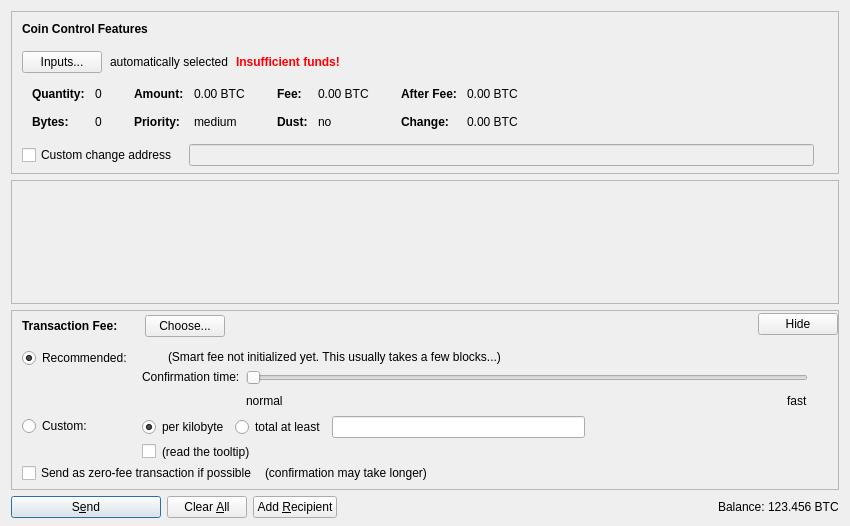
<?xml version="1.0" encoding="UTF-8"?>
<ui version="4.0">
 <class>SendCoinsDialog</class>
 <widget class="QDialog" name="SendCoinsDialog">
  <property name="geometry">
   <rect>
    <x>0</x>
    <y>0</y>
    <width>850</width>
    <height>526</height>
   </rect>
  </property>
  <property name="windowTitle">
   <string>Send Coins</string>
  </property>
  <layout class="QVBoxLayout" name="verticalLayout" stretch="0,1,0,0">
   <property name="bottomMargin">
    <number>8</number>
   </property>
   <item>
    <widget class="QFrame" name="frameCoinControl">
     <property name="sizePolicy">
      <sizepolicy hsizetype="Expanding" vsizetype="Expanding">
       <horstretch>0</horstretch>
       <verstretch>0</verstretch>
      </sizepolicy>
     </property>
     <property name="maximumSize">
      <size>
       <width>16777215</width>
       <height>16777215</height>
      </size>
     </property>
     <property name="frameShape">
      <enum>QFrame::StyledPanel</enum>
     </property>
     <property name="frameShadow">
      <enum>QFrame::Sunken</enum>
     </property>
     <layout class="QVBoxLayout" name="verticalLayoutCoinControl2">
      <property name="spacing">
       <number>0</number>
      </property>
      <property name="leftMargin">
       <number>0</number>
      </property>
      <property name="topMargin">
       <number>0</number>
      </property>
      <property name="rightMargin">
       <number>0</number>
      </property>
      <property name="bottomMargin">
       <number>6</number>
      </property>
      <item>
       <layout class="QVBoxLayout" name="verticalLayoutCoinControl" stretch="0,0,0,0,1">
        <property name="spacing">
         <number>0</number>
        </property>
        <property name="leftMargin">
         <number>10</number>
        </property>
        <property name="topMargin">
         <number>10</number>
        </property>
        <item>
         <layout class="QHBoxLayout" name="horizontalLayoutCoinControl1">
          <property name="bottomMargin">
           <number>15</number>
          </property>
          <item>
           <widget class="QLabel" name="labelCoinControlFeatures">
            <property name="sizePolicy">
             <sizepolicy hsizetype="Preferred" vsizetype="Maximum">
              <horstretch>0</horstretch>
              <verstretch>0</verstretch>
             </sizepolicy>
            </property>
            <property name="font">
             <font>
              <weight>75</weight>
              <bold>true</bold>
             </font>
            </property>
            <property name="styleSheet">
             <string notr="true">font-weight:bold;</string>
            </property>
            <property name="text">
             <string>Coin Control Features</string>
            </property>
           </widget>
          </item>
         </layout>
        </item>
        <item>
         <layout class="QHBoxLayout" name="horizontalLayoutCoinControl2" stretch="0,0,0,0">
          <property name="spacing">
           <number>8</number>
          </property>
          <property name="bottomMargin">
           <number>10</number>
          </property>
          <item>
           <widget class="QPushButton" name="pushButtonCoinControl">
            <property name="styleSheet">
             <string notr="true"/>
            </property>
            <property name="text">
             <string>Inputs...</string>
            </property>
            <property name="autoDefault">
             <bool>false</bool>
            </property>
           </widget>
          </item>
          <item>
           <widget class="QLabel" name="labelCoinControlAutomaticallySelected">
            <property name="text">
             <string>automatically selected</string>
            </property>
            <property name="margin">
             <number>5</number>
            </property>
           </widget>
          </item>
          <item>
           <widget class="QLabel" name="labelCoinControlInsuffFunds">
            <property name="font">
             <font>
              <weight>75</weight>
              <bold>true</bold>
             </font>
            </property>
            <property name="styleSheet">
             <string notr="true">color:red;font-weight:bold;</string>
            </property>
            <property name="text">
             <string>Insufficient funds!</string>
            </property>
            <property name="margin">
             <number>5</number>
            </property>
           </widget>
          </item>
          <item>
           <spacer name="horizontalSpacerCoinControl">
            <property name="orientation">
             <enum>Qt::Horizontal</enum>
            </property>
            <property name="sizeHint" stdset="0">
             <size>
              <width>40</width>
              <height>1</height>
             </size>
            </property>
           </spacer>
          </item>
         </layout>
        </item>
        <item>
         <widget class="QWidget" name="widgetCoinControl" native="true">
          <property name="sizePolicy">
           <sizepolicy hsizetype="Preferred" vsizetype="Preferred">
            <horstretch>0</horstretch>
            <verstretch>0</verstretch>
           </sizepolicy>
          </property>
          <property name="minimumSize">
           <size>
            <width>0</width>
            <height>0</height>
           </size>
          </property>
          <property name="styleSheet">
           <string notr="true"/>
          </property>
          <layout class="QHBoxLayout" name="horizontalLayoutCoinControl5">
           <property name="leftMargin">
            <number>0</number>
           </property>
           <property name="topMargin">
            <number>0</number>
           </property>
           <property name="rightMargin">
            <number>0</number>
           </property>
           <property name="bottomMargin">
            <number>0</number>
           </property>
           <item>
            <layout class="QHBoxLayout" name="horizontalLayoutCoinControl3" stretch="0,0,0,1">
             <property name="spacing">
              <number>20</number>
             </property>
             <property name="topMargin">
              <number>0</number>
             </property>
             <property name="bottomMargin">
              <number>10</number>
             </property>
             <item>
              <layout class="QFormLayout" name="formLayoutCoinControl1">
               <property name="horizontalSpacing">
                <number>10</number>
               </property>
               <property name="verticalSpacing">
                <number>14</number>
               </property>
               <property name="leftMargin">
                <number>10</number>
               </property>
               <property name="topMargin">
                <number>4</number>
               </property>
               <property name="rightMargin">
                <number>6</number>
               </property>
               <item row="0" column="0">
                <widget class="QLabel" name="labelCoinControlQuantityText">
                 <property name="font">
                  <font>
                   <weight>75</weight>
                   <bold>true</bold>
                  </font>
                 </property>
                 <property name="text">
                  <string>Quantity:</string>
                 </property>
                 <property name="margin">
                  <number>0</number>
                 </property>
                </widget>
               </item>
               <item row="0" column="1">
                <widget class="QLabel" name="labelCoinControlQuantity">
                 <property name="cursor">
                  <cursorShape>IBeamCursor</cursorShape>
                 </property>
                 <property name="contextMenuPolicy">
                  <enum>Qt::ActionsContextMenu</enum>
                 </property>
                 <property name="text">
                  <string notr="true">0</string>
                 </property>
                 <property name="margin">
                  <number>0</number>
                 </property>
                 <property name="textInteractionFlags">
                  <set>Qt::LinksAccessibleByMouse|Qt::TextSelectableByKeyboard|Qt::TextSelectableByMouse</set>
                 </property>
                </widget>
               </item>
               <item row="1" column="0">
                <widget class="QLabel" name="labelCoinControlBytesText">
                 <property name="font">
                  <font>
                   <weight>75</weight>
                   <bold>true</bold>
                  </font>
                 </property>
                 <property name="text">
                  <string>Bytes:</string>
                 </property>
                </widget>
               </item>
               <item row="1" column="1">
                <widget class="QLabel" name="labelCoinControlBytes">
                 <property name="cursor">
                  <cursorShape>IBeamCursor</cursorShape>
                 </property>
                 <property name="contextMenuPolicy">
                  <enum>Qt::ActionsContextMenu</enum>
                 </property>
                 <property name="text">
                  <string notr="true">0</string>
                 </property>
                 <property name="textInteractionFlags">
                  <set>Qt::LinksAccessibleByMouse|Qt::TextSelectableByKeyboard|Qt::TextSelectableByMouse</set>
                 </property>
                </widget>
               </item>
              </layout>
             </item>
             <item>
              <layout class="QFormLayout" name="formLayoutCoinControl2">
               <property name="horizontalSpacing">
                <number>10</number>
               </property>
               <property name="verticalSpacing">
                <number>14</number>
               </property>
               <property name="leftMargin">
                <number>6</number>
               </property>
               <property name="topMargin">
                <number>4</number>
               </property>
               <property name="rightMargin">
                <number>6</number>
               </property>
               <item row="0" column="0">
                <widget class="QLabel" name="labelCoinControlAmountText">
                 <property name="font">
                  <font>
                   <weight>75</weight>
                   <bold>true</bold>
                  </font>
                 </property>
                 <property name="text">
                  <string>Amount:</string>
                 </property>
                 <property name="margin">
                  <number>0</number>
                 </property>
                </widget>
               </item>
               <item row="0" column="1">
                <widget class="QLabel" name="labelCoinControlAmount">
                 <property name="cursor">
                  <cursorShape>IBeamCursor</cursorShape>
                 </property>
                 <property name="contextMenuPolicy">
                  <enum>Qt::ActionsContextMenu</enum>
                 </property>
                 <property name="text">
                  <string notr="true">0.00 BTC</string>
                 </property>
                 <property name="textInteractionFlags">
                  <set>Qt::LinksAccessibleByMouse|Qt::TextSelectableByKeyboard|Qt::TextSelectableByMouse</set>
                 </property>
                </widget>
               </item>
               <item row="1" column="0">
                <widget class="QLabel" name="labelCoinControlPriorityText">
                 <property name="font">
                  <font>
                   <weight>75</weight>
                   <bold>true</bold>
                  </font>
                 </property>
                 <property name="text">
                  <string>Priority:</string>
                 </property>
                </widget>
               </item>
               <item row="1" column="1">
                <widget class="QLabel" name="labelCoinControlPriority">
                 <property name="cursor">
                  <cursorShape>IBeamCursor</cursorShape>
                 </property>
                 <property name="contextMenuPolicy">
                  <enum>Qt::ActionsContextMenu</enum>
                 </property>
                 <property name="text">
                  <string notr="true">medium</string>
                 </property>
                 <property name="textInteractionFlags">
                  <set>Qt::LinksAccessibleByMouse|Qt::TextSelectableByKeyboard|Qt::TextSelectableByMouse</set>
                 </property>
                </widget>
               </item>
              </layout>
             </item>
             <item>
              <layout class="QFormLayout" name="formLayoutCoinControl3">
               <property name="horizontalSpacing">
                <number>10</number>
               </property>
               <property name="verticalSpacing">
                <number>14</number>
               </property>
               <property name="leftMargin">
                <number>6</number>
               </property>
               <property name="topMargin">
                <number>4</number>
               </property>
               <property name="rightMargin">
                <number>6</number>
               </property>
               <item row="0" column="0">
                <widget class="QLabel" name="labelCoinControlFeeText">
                 <property name="font">
                  <font>
                   <weight>75</weight>
                   <bold>true</bold>
                  </font>
                 </property>
                 <property name="text">
                  <string>Fee:</string>
                 </property>
                 <property name="margin">
                  <number>0</number>
                 </property>
                </widget>
               </item>
               <item row="0" column="1">
                <widget class="QLabel" name="labelCoinControlFee">
                 <property name="cursor">
                  <cursorShape>IBeamCursor</cursorShape>
                 </property>
                 <property name="contextMenuPolicy">
                  <enum>Qt::ActionsContextMenu</enum>
                 </property>
                 <property name="text">
                  <string notr="true">0.00 BTC</string>
                 </property>
                 <property name="textInteractionFlags">
                  <set>Qt::LinksAccessibleByMouse|Qt::TextSelectableByKeyboard|Qt::TextSelectableByMouse</set>
                 </property>
                </widget>
               </item>
               <item row="1" column="0">
                <widget class="QLabel" name="labelCoinControlLowOutputText">
                 <property name="font">
                  <font>
                   <weight>75</weight>
                   <bold>true</bold>
                  </font>
                 </property>
                 <property name="text">
                  <string>Dust:</string>
                 </property>
                </widget>
               </item>
               <item row="1" column="1">
                <widget class="QLabel" name="labelCoinControlLowOutput">
                 <property name="cursor">
                  <cursorShape>IBeamCursor</cursorShape>
                 </property>
                 <property name="contextMenuPolicy">
                  <enum>Qt::ActionsContextMenu</enum>
                 </property>
                 <property name="text">
                  <string notr="true">no</string>
                 </property>
                 <property name="textInteractionFlags">
                  <set>Qt::LinksAccessibleByMouse|Qt::TextSelectableByKeyboard|Qt::TextSelectableByMouse</set>
                 </property>
                </widget>
               </item>
              </layout>
             </item>
             <item>
              <layout class="QFormLayout" name="formLayoutCoinControl4">
               <property name="horizontalSpacing">
                <number>10</number>
               </property>
               <property name="verticalSpacing">
                <number>14</number>
               </property>
               <property name="leftMargin">
                <number>6</number>
               </property>
               <property name="topMargin">
                <number>4</number>
               </property>
               <property name="rightMargin">
                <number>6</number>
               </property>
               <item row="0" column="0">
                <widget class="QLabel" name="labelCoinControlAfterFeeText">
                 <property name="font">
                  <font>
                   <weight>75</weight>
                   <bold>true</bold>
                  </font>
                 </property>
                 <property name="text">
                  <string>After Fee:</string>
                 </property>
                 <property name="margin">
                  <number>0</number>
                 </property>
                </widget>
               </item>
               <item row="0" column="1">
                <widget class="QLabel" name="labelCoinControlAfterFee">
                 <property name="cursor">
                  <cursorShape>IBeamCursor</cursorShape>
                 </property>
                 <property name="contextMenuPolicy">
                  <enum>Qt::ActionsContextMenu</enum>
                 </property>
                 <property name="text">
                  <string notr="true">0.00 BTC</string>
                 </property>
                 <property name="textInteractionFlags">
                  <set>Qt::LinksAccessibleByMouse|Qt::TextSelectableByKeyboard|Qt::TextSelectableByMouse</set>
                 </property>
                </widget>
               </item>
               <item row="1" column="0">
                <widget class="QLabel" name="labelCoinControlChangeText">
                 <property name="font">
                  <font>
                   <weight>75</weight>
                   <bold>true</bold>
                  </font>
                 </property>
                 <property name="text">
                  <string>Change:</string>
                 </property>
                </widget>
               </item>
               <item row="1" column="1">
                <widget class="QLabel" name="labelCoinControlChange">
                 <property name="cursor">
                  <cursorShape>IBeamCursor</cursorShape>
                 </property>
                 <property name="contextMenuPolicy">
                  <enum>Qt::ActionsContextMenu</enum>
                 </property>
                 <property name="text">
                  <string notr="true">0.00 BTC</string>
                 </property>
                 <property name="textInteractionFlags">
                  <set>Qt::LinksAccessibleByMouse|Qt::TextSelectableByKeyboard|Qt::TextSelectableByMouse</set>
                 </property>
                </widget>
               </item>
              </layout>
             </item>
            </layout>
           </item>
          </layout>
         </widget>
        </item>
        <item>
         <layout class="QHBoxLayout" name="horizontalLayoutCoinControl4" stretch="0,0,0">
          <property name="spacing">
           <number>12</number>
          </property>
          <property name="sizeConstraint">
           <enum>QLayout::SetDefaultConstraint</enum>
          </property>
          <property name="topMargin">
           <number>5</number>
          </property>
          <property name="rightMargin">
           <number>5</number>
          </property>
          <item>
           <widget class="QCheckBox" name="checkBoxCoinControlChange">
            <property name="toolTip">
             <string>If this is activated, but the change address is empty or invalid, change will be sent to a newly generated address.</string>
            </property>
            <property name="text">
             <string>Custom change address</string>
            </property>
           </widget>
          </item>
          <item>
           <widget class="QValidatedLineEdit" name="lineEditCoinControlChange">
            <property name="enabled">
             <bool>false</bool>
            </property>
            <property name="sizePolicy">
             <sizepolicy hsizetype="Expanding" vsizetype="Fixed">
              <horstretch>0</horstretch>
              <verstretch>0</verstretch>
             </sizepolicy>
            </property>
           </widget>
          </item>
          <item>
           <widget class="QLabel" name="labelCoinControlChangeLabel">
            <property name="sizePolicy">
             <sizepolicy hsizetype="Preferred" vsizetype="Expanding">
              <horstretch>0</horstretch>
              <verstretch>0</verstretch>
             </sizepolicy>
            </property>
            <property name="minimumSize">
             <size>
              <width>0</width>
              <height>0</height>
             </size>
            </property>
            <property name="text">
             <string/>
            </property>
            <property name="margin">
             <number>3</number>
            </property>
           </widget>
          </item>
         </layout>
        </item>
        <item>
         <spacer name="verticalSpacerCoinControl">
          <property name="orientation">
           <enum>Qt::Vertical</enum>
          </property>
          <property name="sizeHint" stdset="0">
           <size>
            <width>800</width>
            <height>1</height>
           </size>
          </property>
         </spacer>
        </item>
       </layout>
      </item>
     </layout>
    </widget>
   </item>
   <item>
    <widget class="QScrollArea" name="scrollArea">
     <property name="widgetResizable">
      <bool>true</bool>
     </property>
     <widget class="QWidget" name="scrollAreaWidgetContents">
      <property name="geometry">
       <rect>
        <x>0</x>
        <y>0</y>
        <width>830</width>
        <height>68</height>
       </rect>
      </property>
      <layout class="QVBoxLayout" name="verticalLayout_2" stretch="0,1">
       <property name="leftMargin">
        <number>0</number>
       </property>
       <property name="topMargin">
        <number>0</number>
       </property>
       <property name="rightMargin">
        <number>0</number>
       </property>
       <property name="bottomMargin">
        <number>0</number>
       </property>
       <item>
        <layout class="QVBoxLayout" name="entries">
         <property name="spacing">
          <number>6</number>
         </property>
        </layout>
       </item>
       <item>
        <spacer name="verticalSpacer">
         <property name="orientation">
          <enum>Qt::Vertical</enum>
         </property>
         <property name="sizeHint" stdset="0">
          <size>
           <width>20</width>
           <height>40</height>
          </size>
         </property>
        </spacer>
       </item>
      </layout>
     </widget>
    </widget>
   </item>
   <item>
    <widget class="QFrame" name="frameFee">
     <property name="sizePolicy">
      <sizepolicy hsizetype="Expanding" vsizetype="Expanding">
       <horstretch>0</horstretch>
       <verstretch>0</verstretch>
      </sizepolicy>
     </property>
     <property name="maximumSize">
      <size>
       <width>16777215</width>
       <height>16777215</height>
      </size>
     </property>
     <property name="frameShape">
      <enum>QFrame::StyledPanel</enum>
     </property>
     <property name="frameShadow">
      <enum>QFrame::Sunken</enum>
     </property>
     <layout class="QVBoxLayout" name="verticalLayoutFee1">
      <property name="spacing">
       <number>0</number>
      </property>
      <property name="leftMargin">
       <number>0</number>
      </property>
      <property name="topMargin">
       <number>0</number>
      </property>
      <property name="rightMargin">
       <number>0</number>
      </property>
      <property name="bottomMargin">
       <number>0</number>
      </property>
      <item>
       <layout class="QVBoxLayout" name="verticalLayoutFee2" stretch="0,0,0">
        <property name="spacing">
         <number>0</number>
        </property>
        <property name="leftMargin">
         <number>10</number>
        </property>
        <property name="topMargin">
         <number>0</number>
        </property>
        <item>
         <layout class="QHBoxLayout" name="horizontalLayoutFee1">
          <property name="bottomMargin">
           <number>0</number>
          </property>
          <item>
           <layout class="QVBoxLayout" name="verticalLayoutFee7">
            <property name="spacing">
             <number>0</number>
            </property>
            <item>
             <spacer name="verticalSpacerSmartFee">
              <property name="orientation">
               <enum>Qt::Vertical</enum>
              </property>
              <property name="sizeType">
               <enum>QSizePolicy::Fixed</enum>
              </property>
              <property name="sizeHint" stdset="0">
               <size>
                <width>1</width>
                <height>4</height>
               </size>
              </property>
             </spacer>
            </item>
            <item>
             <layout class="QHBoxLayout" name="horizontalLayoutSmartFee">
              <property name="spacing">
               <number>10</number>
              </property>
              <item>
               <widget class="QLabel" name="labelFeeHeadline">
                <property name="sizePolicy">
                 <sizepolicy hsizetype="Preferred" vsizetype="Maximum">
                  <horstretch>0</horstretch>
                  <verstretch>0</verstretch>
                 </sizepolicy>
                </property>
                <property name="font">
                 <font>
                  <weight>75</weight>
                  <bold>true</bold>
                 </font>
                </property>
                <property name="styleSheet">
                 <string notr="true">font-weight:bold;</string>
                </property>
                <property name="text">
                 <string>Transaction Fee:</string>
                </property>
               </widget>
              </item>
              <item>
               <widget class="QLabel" name="labelFeeMinimized">
                <property name="text">
                 <string/>
                </property>
               </widget>
              </item>
              <item>
               <widget class="QPushButton" name="buttonChooseFee">
                <property name="text">
                 <string>Choose...</string>
                </property>
               </widget>
              </item>
             </layout>
            </item>
            <item>
             <spacer name="verticalSpacer_5">
              <property name="orientation">
               <enum>Qt::Vertical</enum>
              </property>
              <property name="sizeHint" stdset="0">
               <size>
                <width>1</width>
                <height>1</height>
               </size>
              </property>
             </spacer>
            </item>
           </layout>
          </item>
          <item>
           <spacer name="horizontalSpacer_4">
            <property name="orientation">
             <enum>Qt::Horizontal</enum>
            </property>
            <property name="sizeHint" stdset="0">
             <size>
              <width>40</width>
              <height>20</height>
             </size>
            </property>
           </spacer>
          </item>
          <item>
           <widget class="QPushButton" name="buttonMinimizeFee">
            <property name="toolTip">
             <string>collapse fee-settings</string>
            </property>
            <property name="text">
             <string>Hide</string>
            </property>
           </widget>
          </item>
         </layout>
        </item>
        <item>
         <widget class="QFrame" name="frameFeeSelection">
          <layout class="QVBoxLayout" name="verticalLayoutFee12">
           <property name="spacing">
            <number>0</number>
           </property>
           <property name="leftMargin">
            <number>0</number>
           </property>
           <property name="topMargin">
            <number>0</number>
           </property>
           <property name="rightMargin">
            <number>0</number>
           </property>
           <property name="bottomMargin">
            <number>0</number>
           </property>
           <item>
            <layout class="QGridLayout" name="gridLayoutFee">
             <property name="topMargin">
              <number>10</number>
             </property>
             <property name="bottomMargin">
              <number>4</number>
             </property>
             <property name="horizontalSpacing">
              <number>10</number>
             </property>
             <property name="verticalSpacing">
              <number>4</number>
             </property>
             <item row="1" column="1">
              <layout class="QVBoxLayout" name="verticalLayoutFee8">
               <property name="spacing">
                <number>6</number>
               </property>
               <item>
                <layout class="QHBoxLayout" name="horizontalLayoutFee13">
                 <item>
                  <widget class="QRadioButton" name="radioCustomPerKilobyte">
                   <property name="toolTip">
                    <string>If the custom fee is set to 1000 satoshis and the transaction is only 250 bytes, then &quot;per kilobyte&quot; only pays 250 satoshis in fee, while &quot;total at least&quot; pays 1000 satoshis. For transactions bigger than a kilobyte both pay by kilobyte.</string>
                   </property>
                   <property name="text">
                    <string>per kilobyte</string>
                   </property>
                   <property name="checked">
                    <bool>true</bool>
                   </property>
                   <attribute name="buttonGroup">
                    <string notr="true">groupCustomFee</string>
                   </attribute>
                  </widget>
                 </item>
                 <item>
                  <widget class="QRadioButton" name="radioCustomAtLeast">
                   <property name="toolTip">
                    <string>If the custom fee is set to 1000 satoshis and the transaction is only 250 bytes, then &quot;per kilobyte&quot; only pays 250 satoshis in fee, while &quot;total at least&quot; pays 1000 satoshis. For transactions bigger than a kilobyte both pay by kilobyte.</string>
                   </property>
                   <property name="text">
                    <string>total at least</string>
                   </property>
                   <attribute name="buttonGroup">
                    <string notr="true">groupCustomFee</string>
                   </attribute>
                  </widget>
                 </item>
                 <item>
                  <widget class="BitcoinAmountField" name="customFee"/>
                 </item>
                 <item>
                  <spacer name="horizontalSpacer_6">
                   <property name="orientation">
                    <enum>Qt::Horizontal</enum>
                   </property>
                   <property name="sizeHint" stdset="0">
                    <size>
                     <width>1</width>
                     <height>1</height>
                    </size>
                   </property>
                  </spacer>
                 </item>
                </layout>
               </item>
               <item>
                <layout class="QHBoxLayout" name="horizontalLayoutFee8">
                 <item>
                  <widget class="QCheckBox" name="checkBoxMinimumFee">
                   <property name="toolTip">
                    <string>Paying only the minimum fee is just fine as long as there is less transaction volume than space in the blocks. But be aware that this can end up in a never confirming transaction once there is more demand for graincoin transactions than the network can process.</string>
                   </property>
                   <property name="text">
                    <string/>
                   </property>
                  </widget>
                 </item>
                 <item>
                  <widget class="QLabel" name="labelMinFeeWarning">
                   <property name="enabled">
                    <bool>true</bool>
                   </property>
                   <property name="toolTip">
                    <string>Paying only the minimum fee is just fine as long as there is less transaction volume than space in the blocks. But be aware that this can end up in a never confirming transaction once there is more demand for graincoin transactions than the network can process.</string>
                   </property>
                   <property name="text">
                    <string>(read the tooltip)</string>
                   </property>
                   <property name="margin">
                    <number>5</number>
                   </property>
                  </widget>
                 </item>
                 <item>
                  <spacer name="horizontalSpacer_2">
                   <property name="orientation">
                    <enum>Qt::Horizontal</enum>
                   </property>
                   <property name="sizeHint" stdset="0">
                    <size>
                     <width>1</width>
                     <height>1</height>
                    </size>
                   </property>
                  </spacer>
                 </item>
                </layout>
               </item>
              </layout>
             </item>
             <item row="0" column="0">
              <layout class="QVBoxLayout" name="verticalLayoutFee4" stretch="0,1">
               <item>
                <widget class="QRadioButton" name="radioSmartFee">
                 <property name="text">
                  <string>Recommended:</string>
                 </property>
                 <property name="checked">
                  <bool>true</bool>
                 </property>
                 <attribute name="buttonGroup">
                  <string notr="true">groupFee</string>
                 </attribute>
                </widget>
               </item>
               <item>
                <spacer name="verticalSpacer_2">
                 <property name="orientation">
                  <enum>Qt::Vertical</enum>
                 </property>
                 <property name="sizeHint" stdset="0">
                  <size>
                   <width>1</width>
                   <height>1</height>
                  </size>
                 </property>
                </spacer>
               </item>
              </layout>
             </item>
             <item row="1" column="0">
              <layout class="QVBoxLayout" name="verticalLayoutFee9" stretch="0,1">
               <item>
                <widget class="QRadioButton" name="radioCustomFee">
                 <property name="text">
                  <string>Custom:</string>
                 </property>
                 <attribute name="buttonGroup">
                  <string notr="true">groupFee</string>
                 </attribute>
                </widget>
               </item>
               <item>
                <spacer name="verticalSpacer_6">
                 <property name="orientation">
                  <enum>Qt::Vertical</enum>
                 </property>
                 <property name="sizeHint" stdset="0">
                  <size>
                   <width>1</width>
                   <height>1</height>
                  </size>
                 </property>
                </spacer>
               </item>
              </layout>
             </item>
             <item row="0" column="1">
              <layout class="QVBoxLayout" name="verticalLayoutFee3" stretch="0,0,1">
               <property name="spacing">
                <number>6</number>
               </property>
               <property name="topMargin">
                <number>2</number>
               </property>
               <item>
                <layout class="QHBoxLayout" name="horizontalLayoutFee12">
                 <item>
                  <widget class="QLabel" name="labelSmartFee">
                   <property name="text">
                    <string/>
                   </property>
                   <property name="margin">
                    <number>2</number>
                   </property>
                  </widget>
                 </item>
                 <item>
                  <widget class="QLabel" name="labelFeeEstimation">
                   <property name="text">
                    <string/>
                   </property>
                  </widget>
                 </item>
                 <item>
                  <widget class="QLabel" name="labelSmartFee2">
                   <property name="text">
                    <string>(Smart fee not initialized yet. This usually takes a few blocks...)</string>
                   </property>
                   <property name="margin">
                    <number>2</number>
                   </property>
                  </widget>
                 </item>
                 <item>
                  <spacer name="horizontalSpacer_5">
                   <property name="orientation">
                    <enum>Qt::Horizontal</enum>
                   </property>
                   <property name="sizeHint" stdset="0">
                    <size>
                     <width>1</width>
                     <height>1</height>
                    </size>
                   </property>
                  </spacer>
                 </item>
                </layout>
               </item>
               <item>
                <layout class="QHBoxLayout" name="horizontalLayoutFee9">
                 <item>
                  <layout class="QVBoxLayout" name="verticalLayoutFee6">
                   <item>
                    <widget class="QLabel" name="labelSmartFee3">
                     <property name="text">
                      <string>Confirmation time:</string>
                     </property>
                     <property name="margin">
                      <number>2</number>
                     </property>
                    </widget>
                   </item>
                   <item>
                    <spacer name="verticalSpacer_3">
                     <property name="orientation">
                      <enum>Qt::Vertical</enum>
                     </property>
                     <property name="sizeHint" stdset="0">
                      <size>
                       <width>1</width>
                       <height>1</height>
                      </size>
                     </property>
                    </spacer>
                   </item>
                  </layout>
                 </item>
                 <item>
                  <layout class="QVBoxLayout" name="verticalLayoutFee5">
                   <property name="rightMargin">
                    <number>30</number>
                   </property>
                   <item>
                    <widget class="QSlider" name="sliderSmartFee">
                     <property name="minimum">
                      <number>0</number>
                     </property>
                     <property name="maximum">
                      <number>24</number>
                     </property>
                     <property name="pageStep">
                      <number>1</number>
                     </property>
                     <property name="value">
                      <number>0</number>
                     </property>
                     <property name="orientation">
                      <enum>Qt::Horizontal</enum>
                     </property>
                     <property name="invertedAppearance">
                      <bool>false</bool>
                     </property>
                     <property name="invertedControls">
                      <bool>false</bool>
                     </property>
                     <property name="tickPosition">
                      <enum>QSlider::NoTicks</enum>
                     </property>
                    </widget>
                   </item>
                   <item>
                    <layout class="QHBoxLayout" name="horizontalLayoutFee10">
                     <item>
                      <widget class="QLabel" name="labelSmartFeeNormal">
                       <property name="text">
                        <string>normal</string>
                       </property>
                      </widget>
                     </item>
                     <item>
                      <spacer name="horizontalSpacer_3">
                       <property name="orientation">
                        <enum>Qt::Horizontal</enum>
                       </property>
                       <property name="sizeHint" stdset="0">
                        <size>
                         <width>40</width>
                         <height>20</height>
                        </size>
                       </property>
                      </spacer>
                     </item>
                     <item>
                      <widget class="QLabel" name="labelSmartFeeFast">
                       <property name="text">
                        <string>fast</string>
                       </property>
                      </widget>
                     </item>
                    </layout>
                   </item>
                  </layout>
                 </item>
                </layout>
               </item>
               <item>
                <spacer name="verticalSpacer_4">
                 <property name="orientation">
                  <enum>Qt::Vertical</enum>
                 </property>
                 <property name="sizeHint" stdset="0">
                  <size>
                   <width>1</width>
                   <height>1</height>
                  </size>
                 </property>
                </spacer>
               </item>
              </layout>
             </item>
            </layout>
           </item>
           <item>
            <layout class="QHBoxLayout" name="horizontalLayoutFee5" stretch="0,0,0">
             <property name="spacing">
              <number>8</number>
             </property>
             <property name="bottomMargin">
              <number>4</number>
             </property>
             <item>
              <widget class="QCheckBox" name="checkBoxFreeTx">
               <property name="text">
                <string>Send as zero-fee transaction if possible</string>
               </property>
              </widget>
             </item>
             <item>
              <widget class="QLabel" name="labelFreeTx">
               <property name="text">
                <string>(confirmation may take longer)</string>
               </property>
               <property name="margin">
                <number>5</number>
               </property>
              </widget>
             </item>
             <item>
              <spacer name="horizontalSpacerFee5">
               <property name="orientation">
                <enum>Qt::Horizontal</enum>
               </property>
               <property name="sizeHint" stdset="0">
                <size>
                 <width>1</width>
                 <height>1</height>
                </size>
               </property>
              </spacer>
             </item>
            </layout>
           </item>
           <item>
            <spacer name="verticalSpacerFee2">
             <property name="orientation">
              <enum>Qt::Vertical</enum>
             </property>
             <property name="sizeHint" stdset="0">
              <size>
               <width>1</width>
               <height>1</height>
              </size>
             </property>
            </spacer>
           </item>
          </layout>
         </widget>
        </item>
        <item>
         <spacer name="verticalSpacerFee">
          <property name="orientation">
           <enum>Qt::Vertical</enum>
          </property>
          <property name="sizeHint" stdset="0">
           <size>
            <width>800</width>
            <height>1</height>
           </size>
          </property>
         </spacer>
        </item>
       </layout>
      </item>
     </layout>
    </widget>
   </item>
   <item>
    <layout class="QHBoxLayout" name="horizontalLayout">
     <item>
      <widget class="QPushButton" name="sendButton">
       <property name="minimumSize">
        <size>
         <width>150</width>
         <height>0</height>
        </size>
       </property>
       <property name="toolTip">
        <string>Confirm the send action</string>
       </property>
       <property name="text">
        <string>S&amp;end</string>
       </property>
       <property name="icon">
        <iconset resource="../graincoin.qrc">
         <normaloff>:/icons/send</normaloff>:/icons/send</iconset>
       </property>
       <property name="autoDefault">
        <bool>false</bool>
       </property>
       <property name="default">
        <bool>true</bool>
       </property>
      </widget>
     </item>
     <item>
      <widget class="QPushButton" name="clearButton">
       <property name="sizePolicy">
        <sizepolicy hsizetype="Minimum" vsizetype="Fixed">
         <horstretch>0</horstretch>
         <verstretch>0</verstretch>
        </sizepolicy>
       </property>
       <property name="toolTip">
        <string>Clear all fields of the form.</string>
       </property>
       <property name="text">
        <string>Clear &amp;All</string>
       </property>
       <property name="icon">
        <iconset resource="../graincoin.qrc">
         <normaloff>:/icons/remove</normaloff>:/icons/remove</iconset>
       </property>
       <property name="autoDefault">
        <bool>false</bool>
       </property>
      </widget>
     </item>
     <item>
      <widget class="QPushButton" name="addButton">
       <property name="toolTip">
        <string>Send to multiple recipients at once</string>
       </property>
       <property name="text">
        <string>Add &amp;Recipient</string>
       </property>
       <property name="icon">
        <iconset resource="../graincoin.qrc">
         <normaloff>:/icons/add</normaloff>:/icons/add</iconset>
       </property>
       <property name="autoDefault">
        <bool>false</bool>
       </property>
      </widget>
     </item>
     <item>
      <spacer name="horizontalSpacer">
       <property name="orientation">
        <enum>Qt::Horizontal</enum>
       </property>
       <property name="sizeHint" stdset="0">
        <size>
         <width>40</width>
         <height>20</height>
        </size>
       </property>
      </spacer>
     </item>
     <item>
      <layout class="QHBoxLayout" name="horizontalLayout_2">
       <property name="spacing">
        <number>3</number>
       </property>
       <item>
        <widget class="QLabel" name="label">
         <property name="sizePolicy">
          <sizepolicy hsizetype="Preferred" vsizetype="Fixed">
           <horstretch>0</horstretch>
           <verstretch>0</verstretch>
          </sizepolicy>
         </property>
         <property name="text">
          <string>Balance:</string>
         </property>
        </widget>
       </item>
       <item>
        <widget class="QLabel" name="labelBalance">
         <property name="sizePolicy">
          <sizepolicy hsizetype="Preferred" vsizetype="Fixed">
           <horstretch>0</horstretch>
           <verstretch>0</verstretch>
          </sizepolicy>
         </property>
         <property name="cursor">
          <cursorShape>IBeamCursor</cursorShape>
         </property>
         <property name="text">
          <string notr="true">123.456 BTC</string>
         </property>
         <property name="textInteractionFlags">
          <set>Qt::LinksAccessibleByMouse|Qt::TextSelectableByKeyboard|Qt::TextSelectableByMouse</set>
         </property>
        </widget>
       </item>
      </layout>
     </item>
    </layout>
   </item>
  </layout>
 </widget>
 <customwidgets>
  <customwidget>
   <class>QValidatedLineEdit</class>
   <extends>QLineEdit</extends>
   <header>qvalidatedlineedit.h</header>
  </customwidget>
  <customwidget>
   <class>BitcoinAmountField</class>
   <extends>QLineEdit</extends>
   <header>bitcoinamountfield.h</header>
   <container>1</container>
  </customwidget>
 </customwidgets>
 <resources>
  <include location="../graincoin.qrc"/>
 </resources>
 <connections/>
 <buttongroups>
  <buttongroup name="groupFee"/>
  <buttongroup name="groupCustomFee"/>
 </buttongroups>
</ui>
